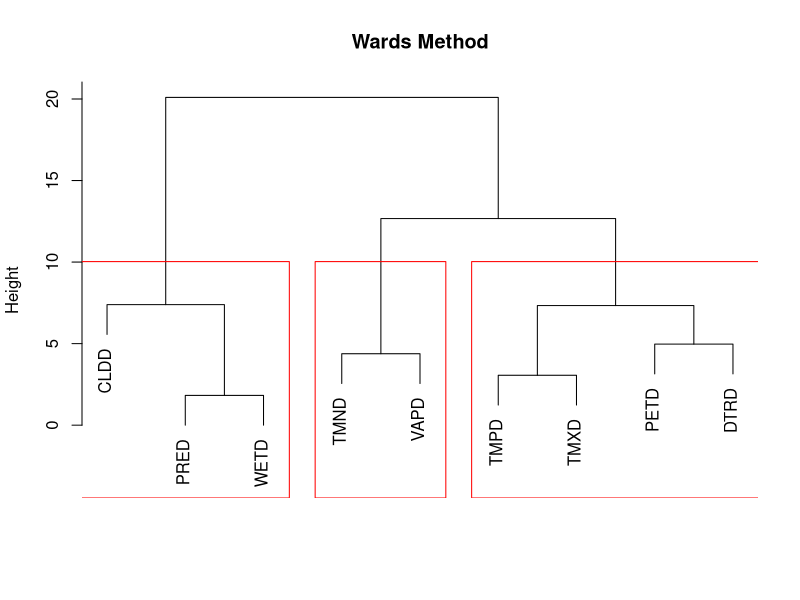
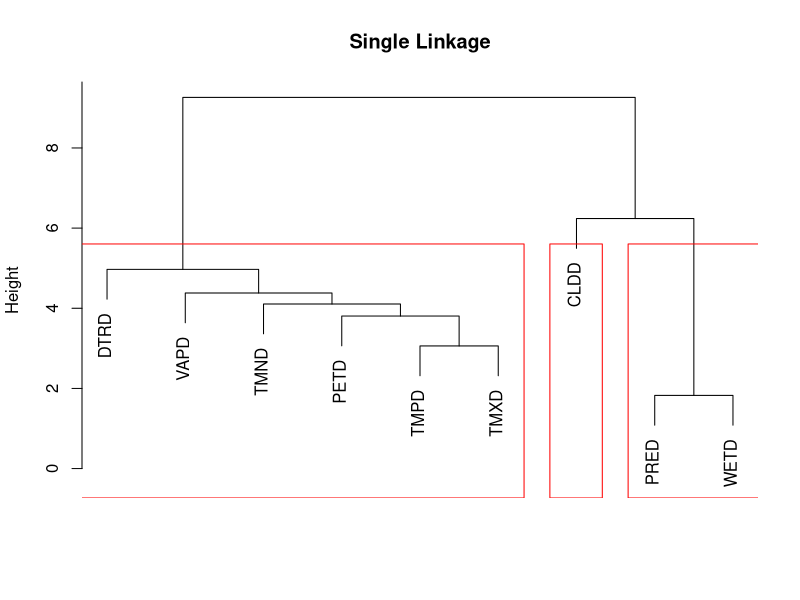
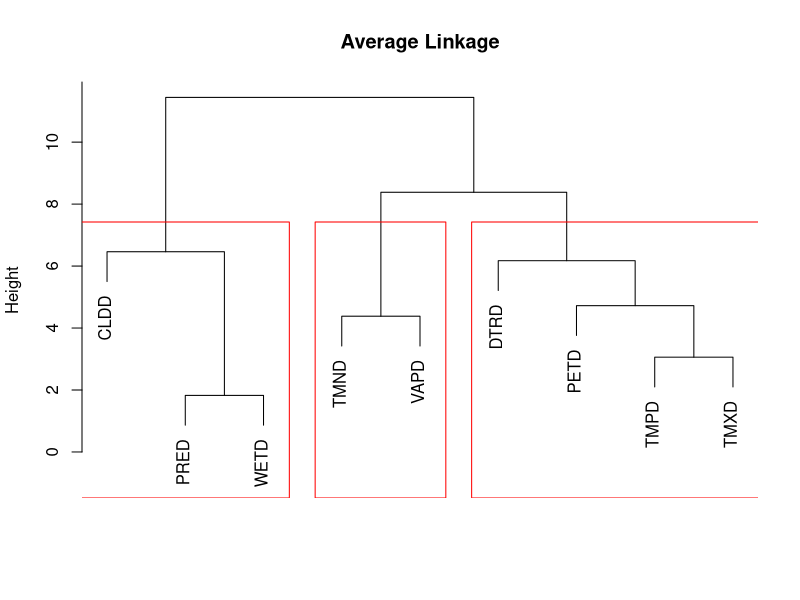

The R script that drew these images, in order:
###################-------------------###################
#############                                 ###########
#               Preprosessing the Data                  #
#############                                 ###########
###################-------------------###################

data<-my_data <- read.csv("Dar.csv") # importing the data
rownames(data) <- data[,1]            # Setting rownames

new_data=data[,-1]     # removing the first column because it only serves as our row names

class(new_data)        # checking your data class

dim(new_data)          # getting the dimension of your data

names(new_data)        # getting the column names

str(new_data)          # checking data structure

anyNA(new_data)        # checking for missing values

summary(new_data)      # summary of the data

###################-------------------###################
#############                                 ###########
#                    Cluster Analysis                   #
#############                                 ###########
###################-------------------###################

## standardizing and preparing the dataset
new_data_scaled <- scale(new_data)                # standardizing the variables
new_data_scaled
new_data_scaled.dist <- dist(new_data_scaled)     # distance computation with year as observation
new_data_scaled.distT <- dist(t(new_data_scaled)) # distance computation with year as variables

# Ward, single and average linkage 
ward = hclust(new_data_scaled.distT,method='ward.D2') # Rely on the variance 
single= hclust(new_data_scaled.distT,method='single') # Rely on the distance
average = hclust(new_data_scaled.distT,method='average') # Rely on the average

## Plotting the wards, single and Average method
plot(ward, main = 'Wards Method',xlab =" ", sub ="")
rect.hclust(ward, k =3, border = 'red') ## selecting three clusters
plot(single, main = 'Single Linkage',xlab =" ", sub ="")
rect.hclust(single, k =3, border = 'red') ## selecting three clusters
plot(average, main = 'Average Linkage',xlab =" ", sub ="")
rect.hclust(average, k =3, border = 'red') ## selecting three clusters

